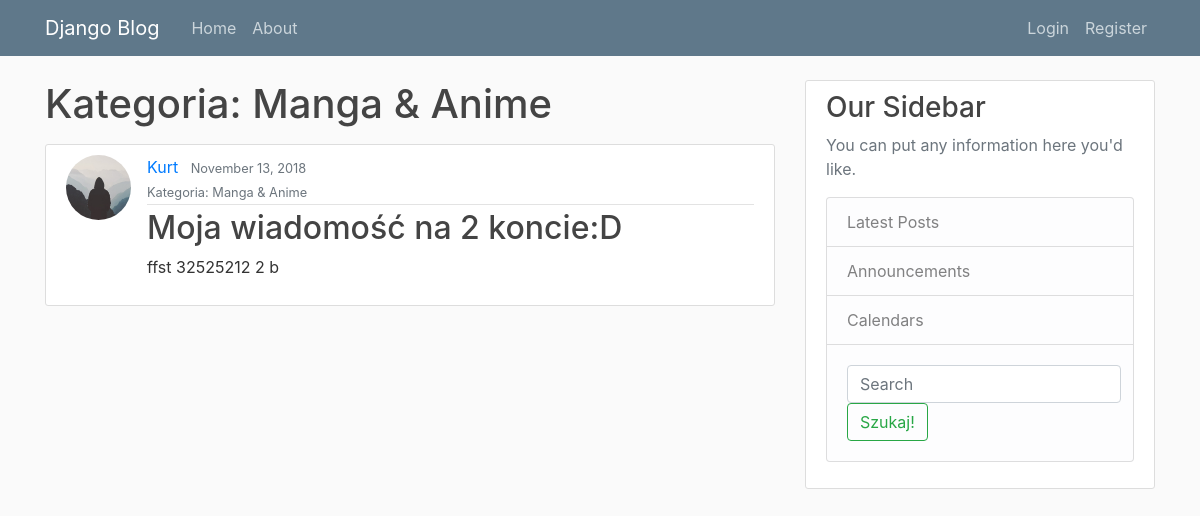
/category/manga-anime/, run on an earlier commit of the app's database.
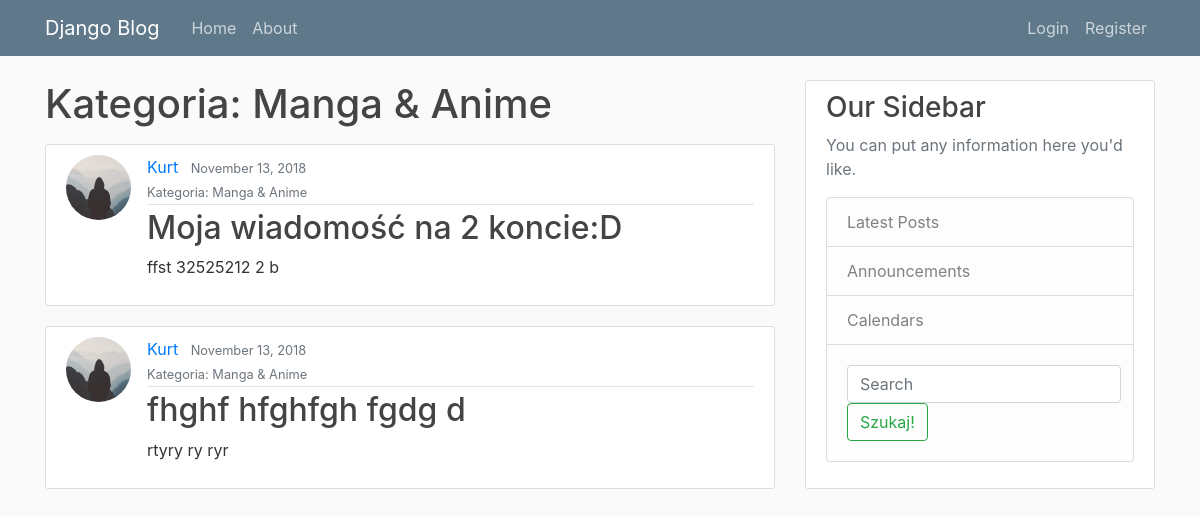
And on a later commit of the database.
### blog/models.py (models this page shows, shortened)
class Post(models.Model):
    title = models.CharField(max_length=100)
    content = models.TextField()
    date_posted = models.DateTimeField(default=timezone.now)
    author = models.ForeignKey(User, on_delete=models.CASCADE)
    post_category = models.ForeignKey('Category', on_delete=models.CASCADE, related_name='post_category_fk', null=True, blank=True)

class Category(models.Model):
    name = models.CharField(max_length=140)
    subcategory = models.ForeignKey('Category', on_delete=models.CASCADE, related_name='subcategory_category_fk', null=True, blank=True)
    slug = models.SlugField(max_length=140, unique=True)
    def __str__(self):
        return self.name

### users/models.py (models this page shows, shortened)
class Profile(models.Model):
    user = models.OneToOneField(User, on_delete=models.CASCADE)
    image = models.ImageField(default='default.jpg', upload_to='profile_pics')

### blog/views.py (the view)
# urls.py: path('category/<str:slug>/', CategoryDetail, name='category-detail'),
def CategoryDetail(request, slug):
    template_name = 'blog/category_detail.html'  # <app>/<model>_<viewtype>.html
    category = get_object_or_404(Category, slug=slug)
    post = Post.objects.filter(post_category=category)
    context = {
        'category': category,
        'posts': post,
    }
    return render(request, template_name, context)

### blog/templates/blog/category_detail.html
{% extends "blog/base.html" %}
{% block content %}
<h1 class="mb-3">Kategoria: {{category.name}}</h1>
{% for post in posts %}
  <article class="media content-section">
    <img class="rounded-circle article-img" src="{{ post.author.profile.image.url }}">
    <div class="media-body">
      <div class="article-metadata">
        <a class="mr-2" href="{% url 'user-posts' username=post.author.username %}">{{ post.author }}</a>
        <small class="text-muted">{{ post.date_posted|date:"F d, Y" }}</small></br>
        <small class="text-muted">Kategoria: {{  post.post_category }}</small>
      </div>
      <h2><a class="article-title" href="{% url 'post-detail' post.id %}">{{ post.title }}</a></h2>
      <p class="article-content">{{ post.content }}</p>
    </div>
  </article>
{% endfor %}
{% endblock content %}

What changed in the data, as far as the page shows it:
added Post: author.profile.image (placeholder picture), author "Kurt", date_posted "November 13, 2018", post_category "Manga & Anime", title "fhghf hfghfgh fgdg d", content "rtyry ry ryr"
